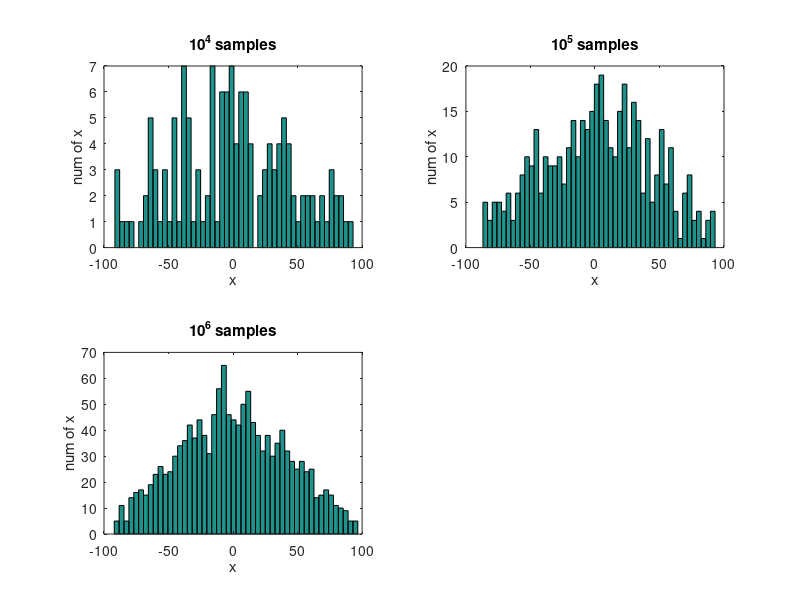

The MATLAB script that drew this image:
% The script is to prove that the average of a large number of
% independent random variables follows Gauss distribution.

% 10^4, 10^5, 10^6 samples
% 1. randomly pick xl and xu, -100 <= xl < xu <= 100
% 2. randomly pick n, 0 <= n <= 1000
% 3. randomly pick n numbers from [xl xu]
% 4. calculate the average of the n numbers
for i = 4:6
    h = zeros(1, 0);
    y = zeros(1, 0);
    while size(h, 2) < 10^i
       x = randi([-100 100], 1, 2);
       if min(x) == max(x)
           continue;
       end
       xl = min(x);
       xu = max(x);
       n = randi([0 1000], 1, 1);
       v = randi([xl xu], 1, n);
       y = [y mean(v)];
       h = [h y];
    end
    % hist
    subplot(2, 2, i - 3);
    hist(y, 50);
    xlabel('x'), ylabel('num of x');
    title(['10^',num2str(i),' samples']);
    fprintf('10^%d samples:\n', i);
    fprintf('mean:%f  std:%f\n\n', mean(y), std(y));
end